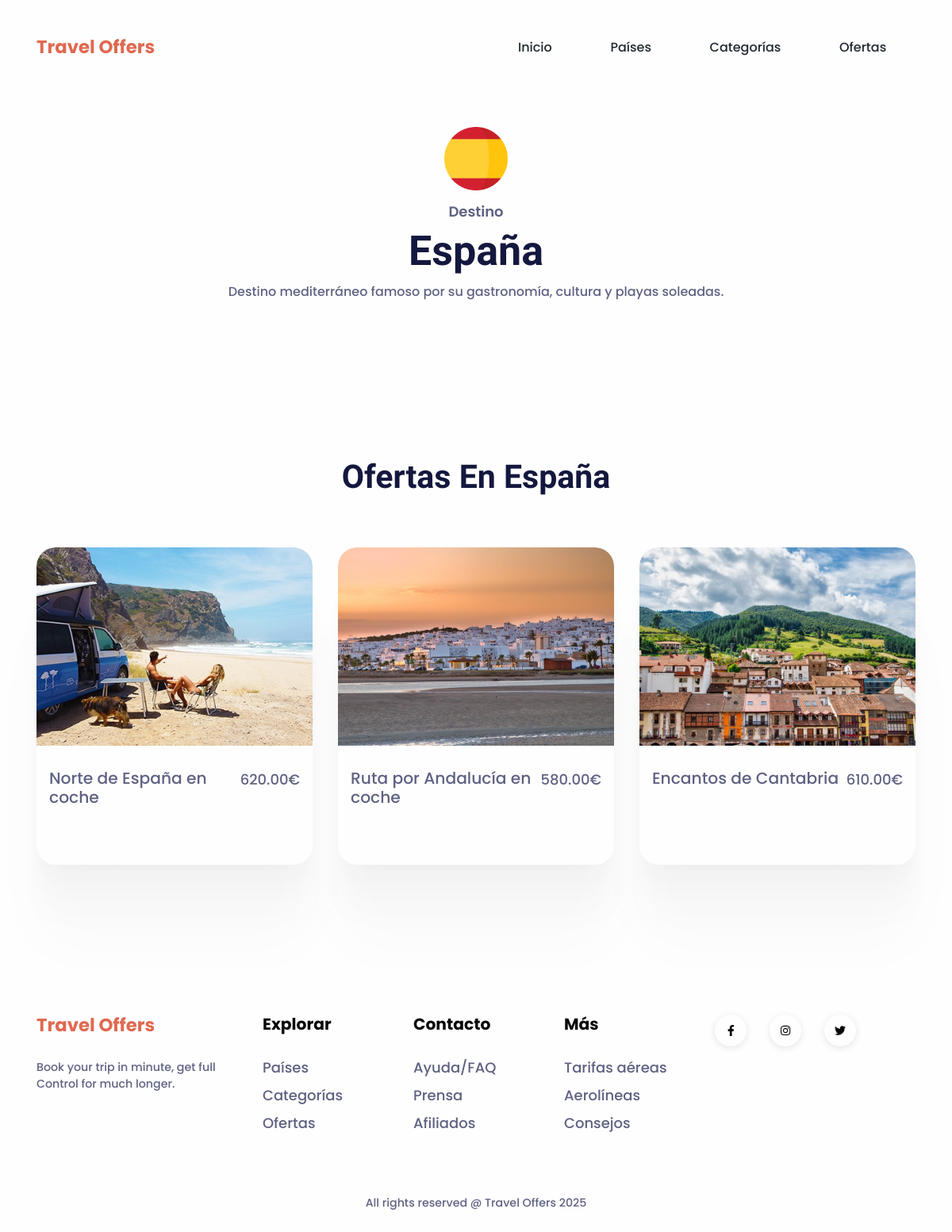
The page /paises/1/ on the database its author committed.
### appTravel/models.py (models this page shows, shortened)
class Pais(models.Model):
    nombre = models.CharField(max_length=100)
    descripcion = models.TextField(blank=True, null=True)
    icono = models.ImageField(upload_to='iconos_paises/', blank=True, null=True)
    class Meta:
        verbose_name_plural = "Países"

class Oferta(models.Model):
    titulo = models.CharField(max_length=150)
    descripcion = models.TextField()
    precio = models.DecimalField(max_digits=8, decimal_places=2)
    pais = models.ForeignKey(Pais, on_delete=models.CASCADE)
    categorias = models.ManyToManyField(Categoria)
    fecha_publicacion = models.DateField(auto_now_add=True)
    imagen = models.URLField(blank=True, null=True)

class Imagen(models.Model):
    titulo = models.CharField(max_length=100, blank=True)
    imagen = models.ImageField(upload_to='imagenes/')
    oferta = models.ForeignKey(
        Oferta,
        on_delete=models.CASCADE,
        related_name='galeria',
        null=True,
        blank=True
    )
    class Meta:
        verbose_name_plural = "Imagenes"

### appTravel/views.py (the view)
# urls.py: path('paises/<int:pais_id>/', PaisDetailView.as_view(), name='detalle_pais'),
class PaisDetailView(DetailView):
    model = Pais
    template_name = 'appTravel/detalle_pais.html'
    context_object_name = 'pais'
    pk_url_kwarg = 'pais_id'
    def get_context_data(self, **kwargs):
        context = super().get_context_data(**kwargs)
        context['ofertas'] = Oferta.objects.filter(pais=self.object)
        return context

### appTravel/templates/appTravel/detalle_pais.html (shortened to what this page needs)
{% extends 'appTravel/base.html' %}
{% load static %}
{% block contenido %}
<section style="padding-top: 7rem;">
  <div class="container">
    <div class="row">
      <div class="col-12 text-center py-6">
        {% if pais.icono %}
          <img src="{{ pais.icono.url }}" alt="{{ pais.nombre }}" width="80" height="80" class="mb-3" style="object-fit:contain;">
        {% endif %}
        <h5 class="text-secondary">Destino</h5>
        <h1 class="fs-xl-10 fs-lg-8 fs-7 fw-bold font-cursive text-capitalize">{{ pais.nombre }}</h1>
        {% if pais.descripcion %}
          <p class="mb-4 fw-medium mx-auto" style="max-width: 700px;">{{ pais.descripcion }}</p>
        {% endif %}
      </div>
    </div>
  </div>
</section>
<section class="pt-5 pb-8" id="ofertas">
  <div class="container">
    <div class="mb-7 text-center">
      <h3 class="fs-xl-8 fs-lg-6 fs-5 fw-bold font-cursive text-capitalize">Ofertas en {{ pais.nombre }}</h3>
    </div>
    <div class="row">
      {% for o in ofertas %}
        <div class="col-md-4 mb-4">
          <div class="card overflow-hidden shadow h-100">
            {% with gal=o.galeria.all %}
              {% if gal and gal|length > 0 %}
                <img class="card-img-top" src="{{ gal.0.imagen.url }}" alt="{{ o.titulo }}" style="height: 250px; object-fit: cover;" />
              {% elif o.imagen %}
                <img class="card-img-top" src="{{ o.imagen }}" alt="{{ o.titulo }}" style="height: 250px; object-fit: cover;" />
              {% else %}
                <img class="card-img-top" src="{% static 'appTravel/img/dest/dest1.jpg' %}" alt="{{ o.titulo }}" style="height: 250px; object-fit: cover;" />
              {% endif %}
            {% endwith %}
            <div class="card-body py-4 px-3">
              <div class="d-flex flex-column flex-lg-row justify-content-between mb-3">
                <h4 class="text-secondary fw-medium">
                  <a class="link-900 text-decoration-none stretched-link" href="{% url 'detalle_oferta' o.id %}">{{ o.titulo }}</a>
                </h4>
                <span class="fs-1 fw-medium text-nowrap">{{ o.precio }}€</span>
              </div>
              <div class="d-flex align-items-center">
                <img src="{% static 'appTravel/img/steps/selection.svg' %}" style="margin-right: 14px" width="20" alt="Duración" />
              </div>
            </div>
          </div>
        </div>
      {% endfor %}
    </div>
  </div>
</section>
{% endblock %}

### rows shown on the page
Pais: icono (picture), nombre "España", descripcion "Destino mediterráneo famoso por su gastronomía, cultura y playas soleadas."
Oferta: galeria.all.0.imagen (picture), titulo "Norte de España en coche", precio "620.00"
Oferta: galeria.all.0.imagen (picture), titulo "Ruta por Andalucía en coche", precio "580.00"
Oferta: galeria.all.0.imagen (picture), titulo "Encantos de Cantabria", precio "610.00"
